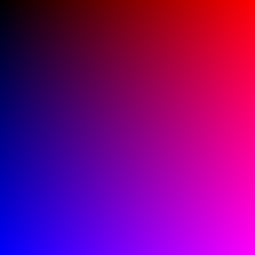
Frame 1 (no input)
Frame 60 (no input): identical to frame 1, image omitted
Frame 120 (the mouse pressed at the canvas centre since frame 60): identical to frame 1, image omitted

The p5.js sketch that drew this single still picture (run headless with seeded random() and noise() and a simulated clock; from frame 60 on, the mouse is pressed at the canvas centre):

// p5.js sketch
// ── sketch.js
function setup() {
  createCanvas(255, 255);
  pixelDensity(1);
}

function draw() {
  background(0);
  
  // load your pixels; tell the browser you want to
  // access the pixels in the canvas
  loadPixels();
  
  // part 1: change a single pixel
  // pixels[4] = 255;
  // pixels[5] = 255;
  // pixels[6] = 0;
  // pixels[7] = 255;
  
  // // part 2: loop through all the pixels
  // // essentially writes the "background" function
  // for(let y = 0; y < height; y++) {
  //   for(let x = 0; x < width; x++) {
  //     let index = (x + y*width)*4;
  //     pixels[index] = 0;
  //     pixels[index+1] = 255;
  //     pixels[index+2] = 255;
  //     pixels[index+3] = 255;
  //   }
  // }
  
  // part 3: loop through all the pixels (gradient)
  for(let y = 0; y < height; y++) {
    for(let x = 0; x < width; x++) {
      let index = (x + y*width)*4;
      pixels[index] = x;
      pixels[index+1] = 0;
      pixels[index+2] = y;
      pixels[index+3] = 255;
    }
  }
  
  updatePixels();
  
  
  
}
